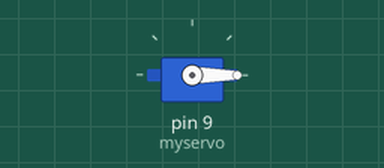
The sketch below on a simulated Arduino Uno, built with avr-gcc and run on an emulated ATmega328P. Shown: servo. What the sketch prints to the serial monitor is not drawn.

Above: at 0.05 s.
Timing chart, 0 to 4.6 s (numbered marks = the images above):
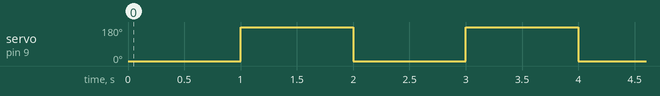

Measured:
- by itself, servo on pin 9 (myservo): alternates 180° for 1.0 s and 0° for 1.0 s

The sketch:

4_2_hfg_offenbach_robotik_lab_servo.ino
```cpp
/*

Ultrasonic Sensor Sketch
Written by Ivan Iovine

*/

#include <Servo.h>

//Define a servo variable
Servo myservo;
int pos = 0;

void setup() {
  //define servo pin
  myservo.attach(9);
  //Begin Serial communication at a baudrate of 9600:
  Serial.begin(9600);
}

void loop() {
  Serial.println("Servo 0");
  myservo.write(0);
  delay(1000);
  Serial.println("Servo 180");
  myservo.write(180);
  delay(1000);
}
```
